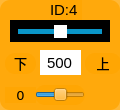
    <widget class="QWidget" name="widget_id4" native="true">
     <property name="geometry">
      <rect>
       <x>350</x>
       <y>210</y>
       <width>120</width>
       <height>110</height>
      </rect>
     </property>
     <property name="styleSheet">
      <string notr="true">background-color: rgb(255, 165, 0, 200);
border-radius:10px;</string>
     </property>
     <widget class="QSlider" name="horizontalSlider_pulse_4">
      <property name="geometry">
       <rect>
        <x>10</x>
        <y>20</y>
        <width>100</width>
        <height>22</height>
       </rect>
      </property>
      <property name="autoFillBackground">
       <bool>false</bool>
      </property>
      <property name="styleSheet">
       <string notr="true">QSlider{
	border-radius:0px;
	 background-color: rgb(0, 0, 0);
}

QSlider::handle {/*设置中间的那个滑动的键*/                           
    border: 10px solid rgb(255, 255, 255)
}
QSlider::handle:horizontal{
    width: -1px;
    margin: -4px; /* height */
}
QSlider::groove{
    background: rgb(10, 150, 200);
}
QSlider::groove:horizontal {
    height: 5px; 
	left:8px; right: 8px;
}</string>
      </property>
      <property name="minimum">
       <number>0</number>
      </property>
      <property name="maximum">
       <number>1000</number>
      </property>
      <property name="pageStep">
       <number>1</number>
      </property>
      <property name="value">
       <number>500</number>
      </property>
      <property name="orientation">
       <enum>Qt::Horizontal</enum>
      </property>
     </widget>
     <widget class="QLabel" name="label_ID4">
      <property name="geometry">
       <rect>
        <x>50</x>
        <y>0</y>
        <width>32</width>
        <height>20</height>
       </rect>
      </property>
      <property name="font">
       <font>
        <family>Arial</family>
        <pointsize>11</pointsize>
       </font>
      </property>
      <property name="styleSheet">
       <string notr="true">background-color: rgb(255, 255, 255， 0);
border-radius:0px;</string>
      </property>
      <property name="text">
       <string>ID:4</string>
      </property>
     </widget>
     <widget class="QLineEdit" name="lineEdit_4">
      <property name="geometry">
       <rect>
        <x>40</x>
        <y>50</y>
        <width>41</width>
        <height>25</height>
       </rect>
      </property>
      <property name="font">
       <font>
        <family>Arial</family>
        <pointsize>11</pointsize>
       </font>
      </property>
      <property name="autoFillBackground">
       <bool>false</bool>
      </property>
      <property name="styleSheet">
       <string notr="true">background-color: rgb(255, 255, 255);
border-radius:0px;</string>
      </property>
      <property name="text">
       <string>500</string>
      </property>
      <property name="alignment">
       <set>Qt::AlignCenter</set>
      </property>
      <property name="readOnly">
       <bool>false</bool>
      </property>
     </widget>
     <widget class="QLabel" name="label_up_2">
      <property name="geometry">
       <rect>
        <x>85</x>
        <y>53</y>
        <width>36</width>
        <height>21</height>
       </rect>
      </property>
      <property name="font">
       <font>
        <family>黑体</family>
        <pointsize>10</pointsize>
       </font>
      </property>
      <property name="styleSheet">
       <string notr="true">background-color: rgb(255, 255, 255， 0);</string>
      </property>
      <property name="text">
       <string>&lt;html&gt;&lt;head/&gt;&lt;body&gt;&lt;p align=&quot;center&quot;&gt;上&lt;/p&gt;&lt;/body&gt;&lt;/html&gt;</string>
      </property>
      <property name="alignment">
       <set>Qt::AlignCenter</set>
      </property>
     </widget>
     <widget class="QLabel" name="label_d4">
      <property name="geometry">
       <rect>
        <x>5</x>
        <y>87</y>
        <width>31</width>
        <height>16</height>
       </rect>
      </property>
      <property name="font">
       <font>
        <family>DejaVu Sans</family>
        <pointsize>10</pointsize>
       </font>
      </property>
      <property name="styleSheet">
       <string notr="true">background-color: rgb(255, 255, 255， 0);</string>
      </property>
      <property name="text">
       <string>0</string>
      </property>
      <property name="alignment">
       <set>Qt::AlignCenter</set>
      </property>
     </widget>
     <widget class="QLabel" name="label_down_2">
      <property name="geometry">
       <rect>
        <x>5</x>
        <y>53</y>
        <width>31</width>
        <height>21</height>
       </rect>
      </property>
      <property name="font">
       <font>
        <family>黑体</family>
        <pointsize>10</pointsize>
       </font>
      </property>
      <property name="styleSheet">
       <string notr="true">background-color: rgb(255, 255, 255， 0);</string>
      </property>
      <property name="text">
       <string>&lt;html&gt;&lt;head/&gt;&lt;body&gt;&lt;p align=&quot;center&quot;&gt;下&lt;/p&gt;&lt;/body&gt;&lt;/html&gt;</string>
      </property>
      <property name="alignment">
       <set>Qt::AlignCenter</set>
      </property>
     </widget>
     <widget class="QSlider" name="horizontalSlider_dev_4">
      <property name="geometry">
       <rect>
        <x>35</x>
        <y>85</y>
        <width>50</width>
        <height>20</height>
       </rect>
      </property>
      <property name="styleSheet">
       <string notr="true">background-color: rgb(255, 255, 255， 0);</string>
      </property>
      <property name="minimum">
       <number>-125</number>
      </property>
      <property name="maximum">
       <number>125</number>
      </property>
      <property name="pageStep">
       <number>1</number>
      </property>
      <property name="orientation">
       <enum>Qt::Horizontal</enum>
      </property>
     </widget>
    </widget>
